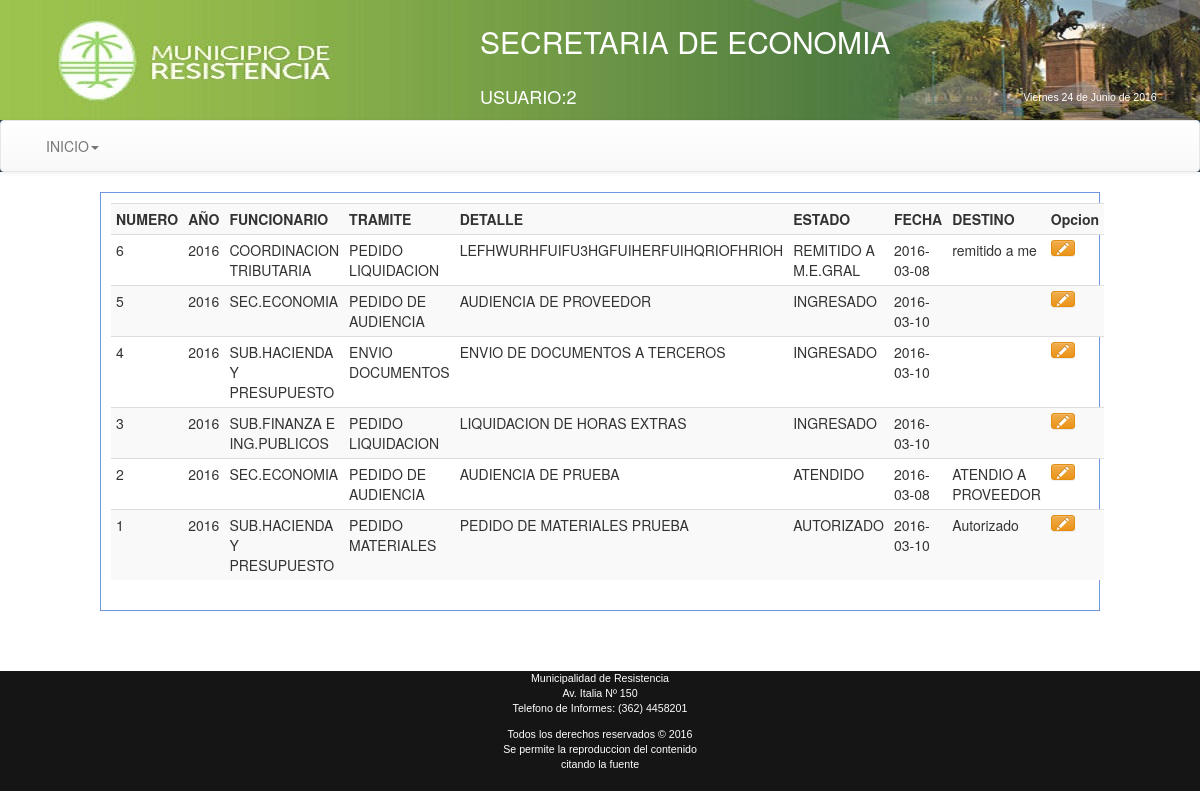
Page /Economia/views/frmModME.php (signed in) on the committed database.
### tables this page shows
CREATE TABLE IF NOT EXISTS `mesaentrada` (
  `idme` int(11) NOT NULL AUTO_INCREMENT,
  `fecha` date NOT NULL,
  `nrome` int(11) NOT NULL,
  `aniome` int(4) NOT NULL,
  `funcionario` varchar(30) NOT NULL,
  `tipotramite` varchar(30) NOT NULL,
  `letra` varchar(2) NOT NULL,
  `detalle` varchar(100) NOT NULL,
  `estado` varchar(20) NOT NULL,
  `fecsalida` date NOT NULL,
  `destino` varchar(50) NOT NULL,
  PRIMARY KEY (`idme`)
);

### Economia/views/frmModME.php (the view, shortened to what this page needs)
<!DOCTYPE html PUBLIC "-//W3C//DTD XHTML 1.0 Transitional//EN" "http://www.w3.org/TR/xhtml1/DTD/xhtml1-transitional.dtd">
<html xmlns="http://www.w3.org/1999/xhtml">
<head>
<link rel="stylesheet" type="text/css" href="../css/estilo.css">
<link rel="stylesheet" type="text/css" href="../bootstrap/css/bootstrap.css">
<link rel="stylesheet" type="text/css" href="../bootstrap/css/bootstrap.min.css">
<link rel="stylesheet" type="text/css" href="../bootstrap/css/bootstrap-theme.css">
<link rel="stylesheet" type="text/css" href="../bootstrap/css/bootstrap-theme.min.css">
</head>
<body class="body" style=" background-image: url(../images/bgcity.jpg);
  background-attachment: fixed;">
<header>
<table width="100%" height="120" border="0" background="../images/header2015.jpg">
<tr><td width="40%"></td>
<td><div align="left" style="color:#ffffff;" ><p><h2>SECRETARIA DE ECONOMIA</h2></p>
 </div></td>
</tr>
<tr><td width="40%"></td>
<td><div align="left" style="color:#ffffff;" ><p><h4>USUARIO:<?php echo $_SESSION["apynom"]?></h4></p>
 </div></td>
 <td><div align="left" style="color:#ffffff;" >
<p><h5>
</h5></p>
 </div></td>
</tr>
</table>
<nav class="navbar navbar-default">
<div class="container-fluid">
<div class="collapse navbar-collapse" id="navbar-1">
 <ul class="nav navbar-nav">
 <li class="dropdown">
   <a href="#" class="dropdown-toggle" data-toggle="dropdown" role="button">INICIO<span class="caret"></span></a>
 </li>
 </ul>
 </div>
 </div>
 </nav>
</header>
<body>
    <div class="registros" id="agrega-registros">
        <table class="table table-striped table-condensed table-hover">
         <tr>
          <th width="80">NUMERO</th>
          <th width="80">AÑO</th>
          <th width="200">FUNCIONARIO</th>
          <th width="150">TRAMITE</th>
          <th width="500">DETALLE</th>
          <th width="80">ESTADO</th>
          <th width="80">FECHA </th>
          <th width="150">DESTINO</th>
          <th width="20">Opcion</th>
         </tr>
          <?php
            $conexion=Conectarse();
            $queryu="SELECT * FROM mesaentrada ORDER BY idme desc";
            $registro = mysqli_query($conexion,$queryu);
            while($registro2 = mysqli_fetch_array($registro)){
                if($registro2['fecsalida']=='1900-01-01'){
                  $ff=$registro2['fecha'];
                }else{$ff=$registro2['fecsalida'];}
                echo '<tr>
                        <td>'.$registro2['nrome'].'</td>
                        <td>'.$registro2['aniome'].'</td>
                        <td>'.$registro2['funcionario'].'</td>
                        <td>'.$registro2['tipotramite'].'</td>
                        <td>'.$registro2['detalle'].'</td>
                        <td>'.$registro2['estado'].'</td>
                        <td>'.$ff.'</td>
                        <td>'.$registro2['destino'].'</td>
                        <td><a href="javascript:editarME('.$registro2['idme'].');" class="btn btn-warning btn-xs"><i class="glyphicon glyphicon-pencil"></i></a> </td>
                    </tr>';
            }
        ?>
       </table>
    </div>
    <br>
<br><br>
<small>
<div class="row" style="height:120px; background-color:#151515;color:#ffffff; font-family:Arial;font-size:8pt;">
<div class="col-md-12" align="center">
    <p>Municipalidad de Resistencia<br />
    Av. Italia Nº 150<br />
    Telefono de Informes: (362) 4458201</p>
    <p>Todos los derechos reservados &copy; 2016<br />
      Se permite la reproduccion del contenido<br />
      citando la fuente
    </p>
  </div>
</div>
</small>
</body>
</html>

### Economia/css/estilo.css (style rules this page uses)
body { background:#2c3e50; color:#fff; margin:0px; font-family:"Trebuchet MS", Arial, Helvetica, sans-serif; min-width:1000px; }
header { background:#2c3e50; color:#fff; }
.registros { margin:auto; width:1000px; margin-top:20px; border:1px solid #6F96DF; height:auto; padding:10px; }

### rows in the picture
mesaentrada: nrome "6", aniome "2016", funcionario "COORDINACION TRIBUTARIA", tipotramite "PEDIDO LIQUIDACION", detalle "LEFHWURHFUIFU3HGFUIHERFUIHQRIOFHRIOH", estado "REMITIDO A M.E.GRAL", fecsalida "2016-03-08", destino "remitido a me"
mesaentrada: nrome "5", aniome "2016", funcionario "SEC.ECONOMIA", tipotramite "PEDIDO DE AUDIENCIA", detalle "AUDIENCIA DE PROVEEDOR", estado "INGRESADO", fecha "2016-03-10"
mesaentrada: nrome "4", aniome "2016", funcionario "SUB.HACIENDA Y PRESUPUESTO", tipotramite "ENVIO DOCUMENTOS", detalle "ENVIO DE DOCUMENTOS A TERCEROS", estado "INGRESADO", fecha "2016-03-10"
mesaentrada: nrome "3", aniome "2016", funcionario "SUB.FINANZA E ING.PUBLICOS", tipotramite "PEDIDO LIQUIDACION", detalle "LIQUIDACION DE HORAS EXTRAS", estado "INGRESADO", fecha "2016-03-10"
mesaentrada: nrome "2", aniome "2016", funcionario "SEC.ECONOMIA", tipotramite "PEDIDO DE AUDIENCIA", detalle "AUDIENCIA DE PRUEBA", estado "ATENDIDO", fecsalida "2016-03-08", destino "ATENDIO A PROVEEDOR"
mesaentrada: nrome "1", aniome "2016", funcionario "SUB.HACIENDA Y PRESUPUESTO", tipotramite "PEDIDO MATERIALES", detalle "PEDIDO DE MATERIALES PRUEBA", estado "AUTORIZADO", fecsalida "2016-03-10", destino "Autorizado"

### other values in the picture
$_SESSION["apynom"] "2"
